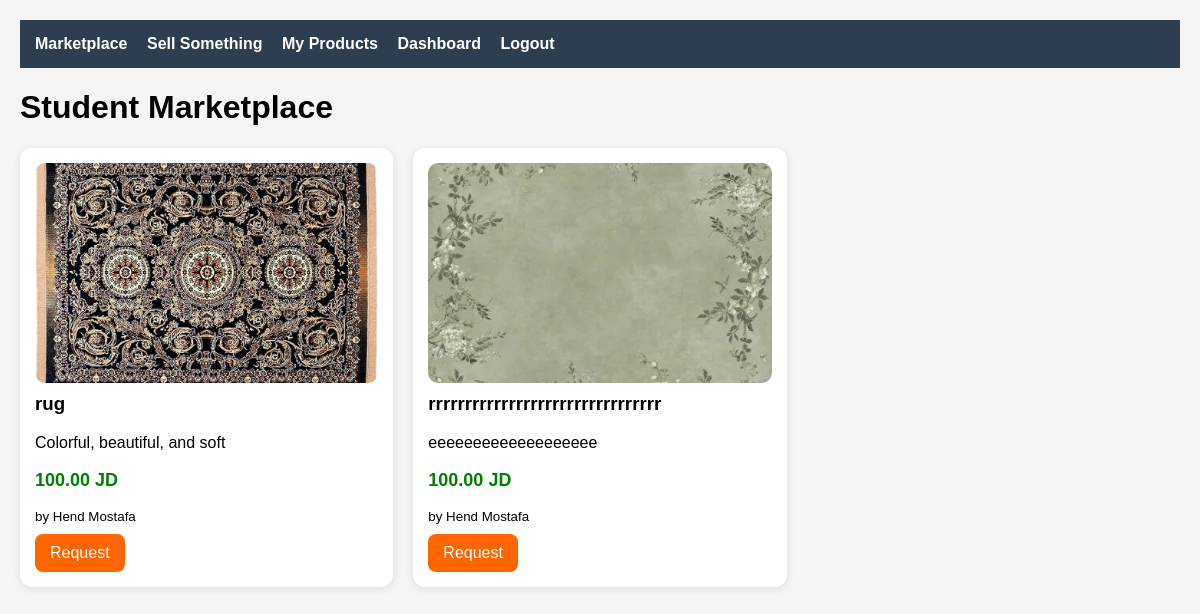
/marketplace/view_products.php, run on an earlier commit of the app's database.
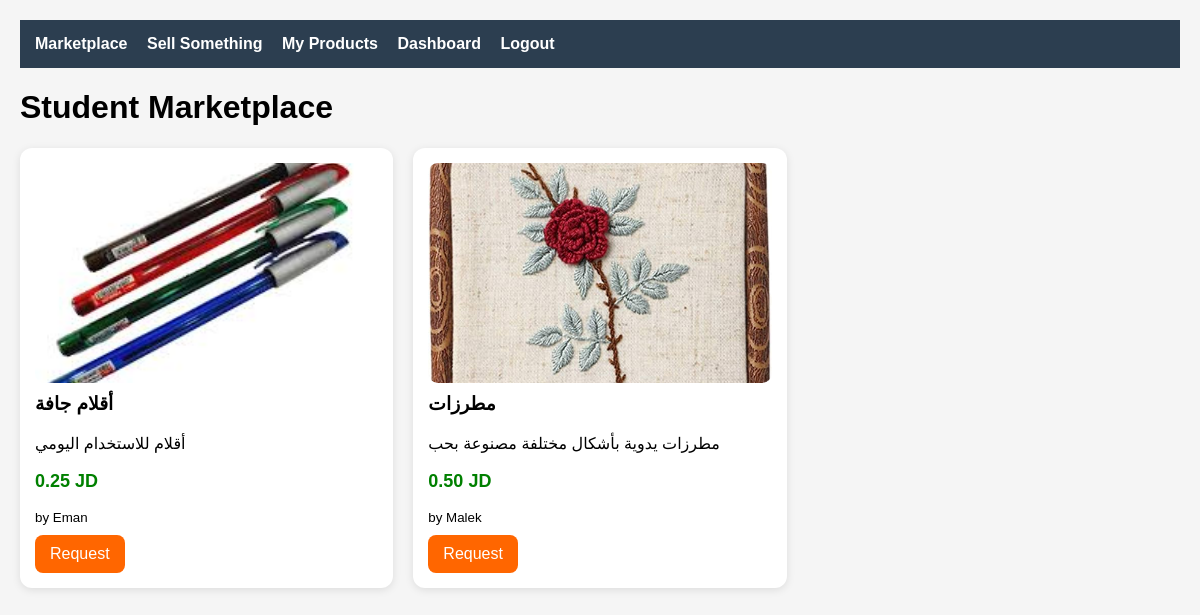
And on a later commit of the database.
### tables this page shows
CREATE TABLE `products` (
  `id` int(11) NOT NULL AUTO_INCREMENT,
  `user_id` int(11) DEFAULT NULL,
  `title` varchar(150) NOT NULL,
  `description` text DEFAULT NULL,
  `price` decimal(10,2) DEFAULT NULL,
  `image` varchar(255) DEFAULT NULL,
  `status` enum('pending','approved','rejected') DEFAULT 'pending',
  `created_at` timestamp NOT NULL DEFAULT current_timestamp(),
  PRIMARY KEY (`id`),
  KEY `user_id` (`user_id`),
  CONSTRAINT `products_ibfk_1` FOREIGN KEY (`user_id`) REFERENCES `users` (`id`) ON DELETE CASCADE
);

CREATE TABLE `users` (
  `id` int(11) NOT NULL AUTO_INCREMENT,
  `name` varchar(100) NOT NULL,
  `email` varchar(100) NOT NULL,
  `password` varchar(255) NOT NULL,
  `role` varchar(20) NOT NULL DEFAULT 'student',
  `proof_file` varchar(255) DEFAULT NULL,
  `faculty` varchar(30) DEFAULT NULL,
  `pending` tinyint(4) DEFAULT 0,
  PRIMARY KEY (`id`)
);

### marketplace/view_products.php (the view, shortened to what this page needs)
<?php
include "../database/db_connection.php";
$sql = "SELECT p.*, u.name FROM products p JOIN users u ON p.user_id = u.id WHERE p.status='approved'";
$res = mysqli_query($conn, $sql);
?>
<html>
<head>
    <link rel="stylesheet" href="../assets/css/marketplace.css">
</head>
<body>
<div class="navbar">
    <a href="view_products.php">Marketplace</a>
    <a href="add_product.php">Sell Something</a>
    <a href="my_products.php">My Products</a>
   <a href="../<?php echo $_SESSION['role']; ?>/dashboard.php">Dashboard</a>
   <a href="../auth/logout.php">Logout</a>
</div>
<div class="container">
    <h1>Student Marketplace</h1>
    <div class="product-grid">
    <?php while($row = mysqli_fetch_assoc($res)): ?>
        <div class="product-card">
            <?php if($row['image']){ ?>
                <img src="<?= $row['image'] ?>">
            <?php } ?>
            <h3><?= $row['title'] ?></h3>
            <p><?= $row['description'] ?></p>
            <p class="price">
                <?= $row['price'] ?> JD
            </p>
            <small>
                by <?= $row['name'] ?>
            </small>
            <br>
            <a class="btn btn-primary"
               href="request_product.php?id=<?= $row['id'] ?>">
               Request
            </a>
        </div>
    <?php endwhile; ?>
    </div>
</div>
</body>
</html>

What changed in the data, as far as the page shows it:
removed products: image (picture), title "rug", description "Colorful, beautiful, and soft", price "100.00", user.name "Hend Mostafa"
removed products: image (picture), title "rrrrrrrrrrrrrrrrrrrrrrrrrrrrrrrr", description "eeeeeeeeeeeeeeeeeee", price "100.00", user.name "Hend Mostafa"
added products: image (picture), title "أقلام جافة", description "أقلام للاستخدام اليومي", price "0.25", user.name "Eman"
added products: image (picture), title "مطرزات", description "مطرزات يدوية بأشكال مختلفة مصنوعة بحب", price "0.50", user.name "Malek"
